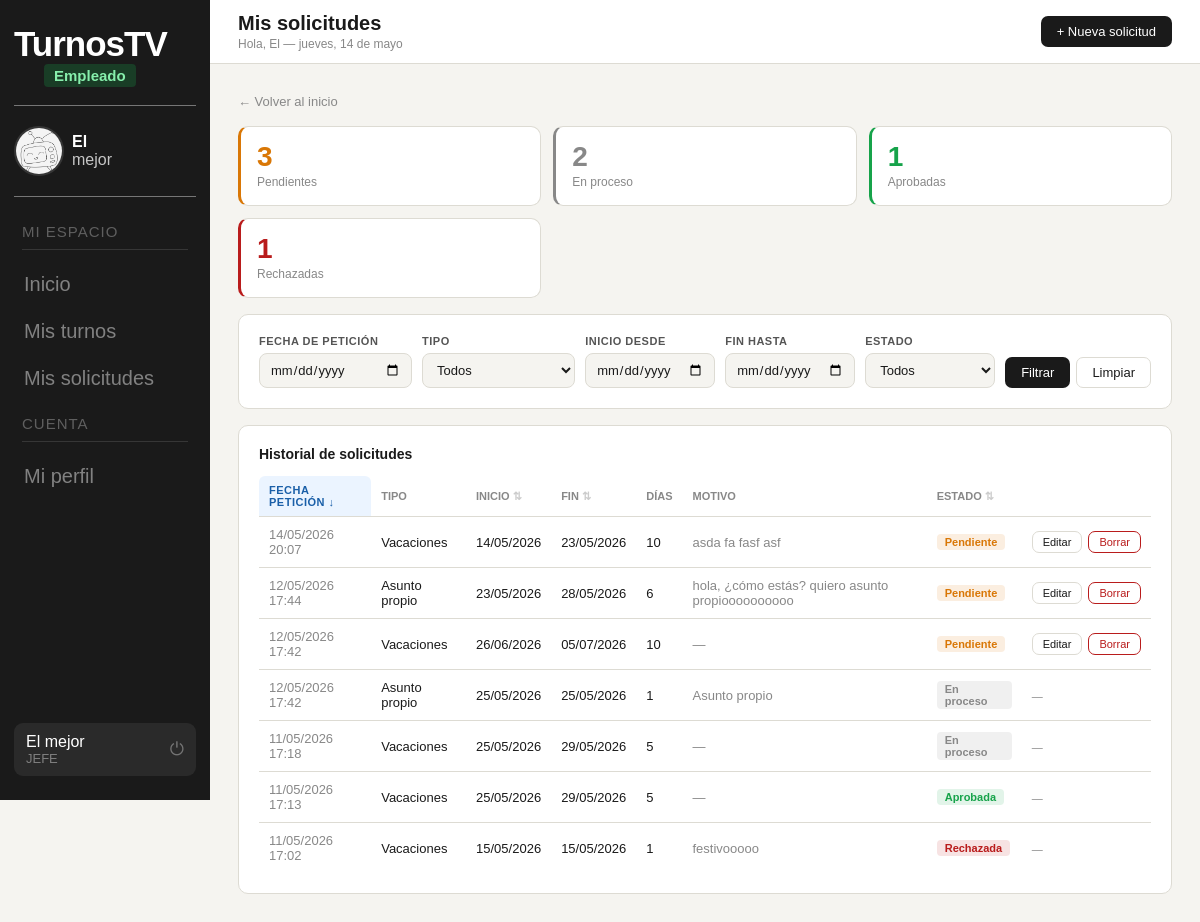
The page /panel_empleado/mis_solicitudes.php (signed in) on the database its author committed.
### tables this page shows
CREATE TABLE `vacaciones` (
  `id` int(11) NOT NULL,
  `empleado_id` int(11) NOT NULL,
  `fecha_inicio` date NOT NULL,
  `fecha_fin` date NOT NULL,
  `dias` int(11) NOT NULL,
  `motivo` varchar(255) DEFAULT NULL,
  `estado` enum('pendiente','en_proceso','aprobada','rechazada') NOT NULL DEFAULT 'pendiente',
  `fecha_peticion` datetime NOT NULL DEFAULT current_timestamp()
);

### panel_empleado/mis_solicitudes.php (the view, shortened to what this page needs)
<?php
$conn = new mysqli("localhost", "root", "", "turnostv");
$conn->set_charset("utf8mb4");
$usuario_id = $_SESSION['usuario_id'];
$stmt = $conn->prepare("SELECT id FROM empleados WHERE usuario_id = ?");
$stmt->bind_param("i", $usuario_id);
$stmt->execute();
$empleado = $stmt->get_result()->fetch_assoc();
$empleado_id = $empleado['id'];
$editando = null;
$stmt = $conn->prepare("
    SELECT estado, COUNT(*) AS total
    FROM vacaciones WHERE empleado_id = ?
    GROUP BY estado
");
$stmt->bind_param("i", $empleado_id);
$stmt->execute();
$resumen_raw = $stmt->get_result()->fetch_all(MYSQLI_ASSOC);
$resumen = ['pendiente' => 0, 'en_proceso' => 0, 'aprobada' => 0, 'rechazada' => 0];
foreach ($resumen_raw as $r) {
  if (isset($resumen[$r['estado']]))
    $resumen[$r['estado']] = (int) $r['total'];
}
$where = ["empleado_id = ?"];
$params = [$empleado_id];
$types = "i";
$f_peticion = $_GET['f_peticion'] ?? '';
$f_tipo = $_GET['f_tipo'] ?? '';
$f_inicio = $_GET['f_inicio'] ?? '';
$f_fin = $_GET['f_fin'] ?? '';
$f_estado = $_GET['f_estado'] ?? '';
$columnas_validas = ['fecha_peticion', 'fecha_inicio', 'fecha_fin', 'estado'];
$orden_col = in_array($_GET['orden'] ?? '', $columnas_validas) ? $_GET['orden'] : 'fecha_peticion';
$orden_dir = strtoupper($_GET['dir'] ?? 'DESC') === 'ASC' ? 'ASC' : 'DESC';
$sql = "SELECT id, fecha_inicio, fecha_fin, dias, motivo, estado, fecha_peticion FROM vacaciones WHERE " . implode(" AND ", $where) . " ORDER BY {$orden_col} {$orden_dir}";
$stmt = $conn->prepare($sql);
$stmt->bind_param($types, ...$params);
$stmt->execute();
$historial = $stmt->get_result()->fetch_all(MYSQLI_ASSOC);
?>
<!DOCTYPE html>
<html lang="es">
<head>
  <link rel="stylesheet" href="../fragmentos/styles/base.css">
  <link rel="stylesheet" href="styles/panel_empleado.css">
  <link rel="stylesheet" href="https://cdn.jsdelivr.net/npm/flatpickr/dist/flatpickr.min.css">
</head>
<body>
  <?php include '../fragmentos/sidebar.php'; ?>
  <div class="content">
    <?php include '../fragmentos/header.php'; ?>
    <div class="body">
      <div style="margin-bottom:16px">
        <a href="panel_empleado.php" style="font-size:13px; color:var(--suave); text-decoration:none">← Volver al
          inicio</a>
      </div>
      <div class="stats-grid" style="margin-bottom:16px">
        <div class="stat" style="cursor:pointer; border-left:3px solid #D97706"
          onclick="window.location='mis_solicitudes.php?f_estado=pendiente'">
          <div class="stat-num" style="color:#D97706"><?= $resumen['pendiente'] ?></div>
          <div class="stat-label">Pendientes</div>
        </div>
        <div class="stat" style="cursor:pointer; border-left:3px solid #888"
          onclick="window.location='mis_solicitudes.php?f_estado=en_proceso'">
          <div class="stat-num" style="color:#888"><?= $resumen['en_proceso'] ?></div>
          <div class="stat-label">En proceso</div>
        </div>
        <div class="stat" style="cursor:pointer; border-left:3px solid #16A34A"
          onclick="window.location='mis_solicitudes.php?f_estado=aprobada'">
          <div class="stat-num" style="color:#16A34A"><?= $resumen['aprobada'] ?></div>
          <div class="stat-label">Aprobadas</div>
        </div>
        <div class="stat" style="cursor:pointer; border-left:3px solid #B91C1C"
          onclick="window.location='mis_solicitudes.php?f_estado=rechazada'">
          <div class="stat-num" style="color:#B91C1C"><?= $resumen['rechazada'] ?></div>
          <div class="stat-label">Rechazadas</div>
        </div>
      </div>
      <div class="card">
        <form method="GET" action="mis_solicitudes.php">
          <div style="display:grid; grid-template-columns: 1fr 1fr 130px 130px 130px auto; gap:10px; align-items:end">
            <div class="form-field" style="margin-bottom:0">
              <label>Fecha de petición</label>
              <input type="date" name="f_peticion" value="<?= htmlspecialchars($f_peticion) ?>"
                style="font-size:13px; padding:8px 10px">
            </div>
            <div class="form-field" style="margin-bottom:0">
              <label>Tipo</label>
              <select name="f_tipo" style="font-size:13px; padding:8px 10px">
                <option value="">Todos</option>
              </select>
            </div>
            <div class="form-field" style="margin-bottom:0">
              <label>Inicio desde</label>
              <input type="date" name="f_inicio" value="<?= htmlspecialchars($f_inicio) ?>"
                style="font-size:13px; padding:8px 10px">
            </div>
            <div class="form-field" style="margin-bottom:0">
              <label>Fin hasta</label>
              <input type="date" name="f_fin" value="<?= htmlspecialchars($f_fin) ?>"
                style="font-size:13px; padding:8px 10px">
            </div>
            <div class="form-field" style="margin-bottom:0">
              <label>Estado</label>
              <select name="f_estado" style="font-size:13px; padding:8px 10px">
                <option value="">Todos</option>
              </select>
            </div>
            <div style="display:flex; gap:6px">
              <button type="submit" class="btn" style="white-space:nowrap">Filtrar</button>
              <a href="mis_solicitudes.php" class="btn-outline" style="white-space:nowrap">Limpiar</a>
            </div>
          </div>
        </form>
      </div>
      <div class="card">
        <div class="card-header">
          <span class="card-title">Historial de solicitudes</span>
        </div>
        <?php if (empty($historial)): ?>
          <p style="color:var(--suave); font-size:13px; padding:12px 0;">No hay solicitudes que coincidan.</p>
        <?php else: ?>
          <table class="table">
            <?php
            $params_url = array_filter([
              'f_peticion' => $f_peticion,
              'f_tipo' => $f_tipo,
              'f_inicio' => $f_inicio,
              'f_fin' => $f_fin,
              'f_estado' => $f_estado,
            ]);
            function th_ordenable($label, $col, $orden_col, $orden_dir, $params_url)
            {
              $es_activo = $orden_col === $col;
              $nueva_dir = ($es_activo && $orden_dir === 'ASC') ? 'DESC' : 'ASC';
              $url = 'mis_solicitudes.php?' . http_build_query(array_merge($params_url, ['orden' => $col, 'dir' => $nueva_dir]));
              $icono = $es_activo ? ($orden_dir === 'ASC' ? ' ↑' : ' ↓') : ' ⇅';
              if ($es_activo) {
                return "<th style='background:#EBF4FF; padding:8px 10px; border-radius:6px 6px 0 0'>
                  <a href='{$url}' style='text-decoration:none; color:#1a5fa8; font-weight:600; font-size:11px; text-transform:uppercase; letter-spacing:0.5px'>
              {$label}{$icono}
               </a></th>";
              } else {
                return "<th> <a href='{$url}' style='text-decoration:none; color:inherit'>
              {$label}<span style='color:#ccc; font-size:11px'>{$icono}</span> </a> </th>";
              }
            }
            ?>
            <thead>
              <tr>
                <?= th_ordenable('Fecha petición', 'fecha_peticion', $orden_col, $orden_dir, $params_url) ?>
                <th>Tipo</th>
                <?= th_ordenable('Inicio', 'fecha_inicio', $orden_col, $orden_dir, $params_url) ?>
                <?= th_ordenable('Fin', 'fecha_fin', $orden_col, $orden_dir, $params_url) ?>
                <th>Días</th>
                <th>Motivo</th>
                <?= th_ordenable('Estado', 'estado', $orden_col, $orden_dir, $params_url) ?>
                <th></th>
              </tr>
            </thead>
            <tbody>
              <?php foreach ($historial as $sol):
                $clase = match ($sol['estado']) { 'aprobada' => 'badge-ok', 'rechazada' => 'badge-peligro', 'en_proceso' => 'badge-neutro', default => 'badge-aviso'};
                $label = match ($sol['estado']) { 'aprobada' => 'Aprobada', 'rechazada' => 'Rechazada', 'en_proceso' => 'En proceso', default => 'Pendiente'};
                $tipo_label = match (true) {
                  strpos($sol['motivo'] ?? '', 'Asunto propio') === 0 => 'Asunto propio',
                  strpos($sol['motivo'] ?? '', 'Médico') === 0 => 'Médico',
                  strpos($sol['motivo'] ?? '', 'Otro') === 0 => 'Otro',
                  default => 'Vacaciones',
                };
                $motivo_limpio = preg_replace('/^(Asunto propio|Médico|Otro): ?/', '', $sol['motivo'] ?? '');
                $es_pendiente = $sol['estado'] === 'pendiente';
                $es_editando = $editando && $editando['id'] === $sol['id'];
                ?>
                <tr <?= $es_editando ? 'style="background:rgba(0,0,0,0.03)"' : '' ?>>
                  <td style="color:var(--suave)"><?= date('d/m/Y H:i', strtotime($sol['fecha_peticion'])) ?></td>
                  <td><?= $tipo_label ?></td>
                  <td><?= date('d/m/Y', strtotime($sol['fecha_inicio'])) ?></td>
                  <td><?= date('d/m/Y', strtotime($sol['fecha_fin'])) ?></td>
                  <td><?= $sol['dias'] ?></td>
                  <td style="color:var(--suave)"><?= $motivo_limpio ? htmlspecialchars($motivo_limpio) : '—' ?></td>
                  <td><span class="badge <?= $clase ?>"><?= $label ?></span></td>
                  <td>
                    <?php if ($es_pendiente): ?>
                      <div style="display:flex; gap:6px">
                        <button onclick="abrirModalEditar(
                          '<?= $sol['id'] ?>',
                          '<?= $tipo_label === 'Vacaciones' ? 'vacaciones' : (strpos($sol['motivo'], 'Asunto') === 0 ? 'asunto' : (strpos($sol['motivo'], 'Médico') === 0 ? 'medico' : 'otro')) ?>',
                          '<?= $sol['fecha_inicio'] ?>',
                          '<?= $sol['fecha_fin'] ?>',
                          '<?= htmlspecialchars(preg_replace('/^(Asunto propio|Médico|Otro): ?/', '', $sol['motivo'] ?? ''), ENT_QUOTES) ?>'
                        )" class="btn-outline" style="font-size:11px; padding:4px 10px">Editar</button>
                        <a href="mis_solicitudes.php?accion=borrar&id=<?= $sol['id'] ?>" class="btn-outline"
                          style="font-size:11px; padding:4px 10px; color:var(--peligro); border-color:var(--peligro)"
                          onclick="return confirm('¿Seguro que quieres eliminar esta solicitud?')">Borrar</a>
                      </div>
                    <?php else: ?>
                      <span style="color:var(--suave); font-size:11px">—</span>
                    <?php endif; ?>
                  </td>
                </tr>
              <?php endforeach; ?>
            </tbody>
          </table>
        <?php endif; ?>
      </div>
    </div>
  </div>
</body>
</html>

### fragmentos/styles/base.css (style rules this page uses)
:root { --fondo: #F5F4F0; --blanco: #FFFFFF; --texto: #1a1a1a; --suave: #888; --borde: #DDDBD3; --sidebar-w: 210px; --rol-admin-bg: rgba(107, 33, 168, 0.2); --rol-admin-color: #D8B4FE; --rol-coord-bg: rgba(180, 83, 9, 0.25); --rol-coord-color: #FCD34D; --rol-director-bg: rgba(29, 78, 216, 0.25); --rol-director-color: #93C5FD; --rol-empleado-bg: rgba(22, 163, 74, 0.25); --rol-empleado-color: #86EFAC; --ok: #16A34A; --peligro: #B91C1C; --aviso: #D97706; }
*, *::before, *::after { margin: 0; padding: 0; box-sizing: border-box; }
body { font-family: sans-serif; font-size: 16px; background: var(--fondo); color: var(--texto); min-height: 100vh; display: flex; }
.content { margin-left: var(--sidebar-w); padding-top: 64px; flex: 1; display: flex; flex-direction: column; min-height: 100vh; }
.body { padding: 28px; flex: 1; }
.card { background: var(--blanco); border: 1px solid var(--borde); border-radius: 10px; padding: 20px; margin-bottom: 16px; }
.card-header { display: flex; align-items: center; justify-content: space-between; margin-bottom: 14px; }
.card-title { font-size: 14px; font-weight: 700; }
.btn { background: var(--texto); color: #fff; border: none; border-radius: 7px; padding: 8px 16px; font-size: 13px; font-weight: 500; cursor: pointer; transition: background 0.15s; text-decoration: none; display: inline-block; }
.btn-outline { background: transparent; color: var(--texto); border: 1px solid var(--borde); border-radius: 7px; padding: 7px 15px; font-size: 13px; font-weight: 500; cursor: pointer; transition: border-color 0.15s; text-decoration: none; display: inline-block; }
.form-field { margin-bottom: 14px; }
.form-field label { display: block; font-size: 11px; font-weight: 600; text-transform: uppercase; letter-spacing: 0.5px; color: #555; margin-bottom: 6px; }
.form-field input, .form-field select, .form-field textarea { width: 100%; background: var(--fondo); border: 1px solid var(--borde); border-radius: 8px; padding: 10px 12px; font-size: 14px; font-family: sans-serif; color: var(--texto); outline: none; transition: border-color 0.15s, background 0.15s; }
.table { width: 100%; border-collapse: collapse; font-size: 13px; }
.table th { font-size: 11px; font-weight: 600; text-transform: uppercase; color: var(--suave); padding: 8px 10px; border-bottom: 1px solid var(--borde); text-align: left; }
.table td { padding: 10px; border-bottom: 1px solid var(--borde); }
.table tr:last-child td { border-bottom: none; }
.badge { display: inline-block; font-size: 11px; font-weight: 600; padding: 2px 8px; border-radius: 4px; }
.badge-ok { background: rgba(22, 163, 74, 0.12); color: var(--ok); }
.badge-aviso { background: rgba(217, 119, 6, 0.12); color: var(--aviso); }
.badge-peligro { background: rgba(185, 28, 28, 0.12); color: var(--peligro); }
.badge-neutro { background: rgba(0, 0, 0, 0.06); color: var(--suave); }
.stats-grid { display: grid; grid-template-columns: repeat(4, 1fr); gap: 16px; }

### panel_empleado/styles/panel_empleado.css (style rules this page uses)
.stats-grid { display: grid; grid-template-columns: repeat(3, 1fr); gap: 12px; margin-bottom: 16px; }
.stat { background: var(--blanco); border: 1px solid var(--borde); border-radius: 10px; padding: 16px; }
.stat-num { font-size: 28px; font-weight: 700; line-height: 1; margin-bottom: 4px; }
.stat-label { font-size: 12px; color: var(--suave); }

### rows shown on the page
vacaciones: fecha_peticion "14/05/2026 20:07", motivo "Vacaciones", fecha_inicio "14/05/2026", fecha_fin "23/05/2026", dias "10", motivo "asda fa fasf asf", estado "Pendiente"
vacaciones: fecha_peticion "12/05/2026 17:44", motivo "Asunto propio", fecha_inicio "23/05/2026", fecha_fin "28/05/2026", dias "6", motivo "hola, ¿cómo estás? quiero asunto propioooooooooo", estado "Pendiente"
vacaciones: fecha_peticion "12/05/2026 17:42", motivo "Vacaciones", fecha_inicio "26/06/2026", fecha_fin "05/07/2026", dias "10", estado "Pendiente"
vacaciones: fecha_peticion "12/05/2026 17:42", motivo "Asunto propio", fecha_inicio "25/05/2026", fecha_fin "25/05/2026", dias "1", estado "En proceso"
vacaciones: fecha_peticion "11/05/2026 17:18", motivo "Vacaciones", fecha_inicio "25/05/2026", fecha_fin "29/05/2026", dias "5", estado "En proceso"
vacaciones: fecha_peticion "11/05/2026 17:13", motivo "Vacaciones", fecha_inicio "25/05/2026", fecha_fin "29/05/2026", dias "5", estado "Aprobada"
vacaciones: fecha_peticion "11/05/2026 17:02", motivo "Vacaciones", fecha_inicio "15/05/2026", fecha_fin "15/05/2026", dias "1", motivo "festivooooo", estado "Rechazada"

### other values the page prints
$etiqueta_rol "Empleado"
$partes[0] "El"
$apellido "mejor"
$nombre_logout "El mejor"
$puesto "JEFE"
$titulo_pagina "Mis solicitudes"
$subtitulo "Hola, El — jueves, 14 de mayo"
$boton_cabecera['texto'] "+ Nueva solicitud"
$resumen['pendiente'] "3"
$resumen['en_proceso'] "2"
$resumen['aprobada'] "1"
$resumen['rechazada'] "1"
$label "FECHA PETICIÓN"
$icono "↓"
$label "INICIO FIN ESTADO"
